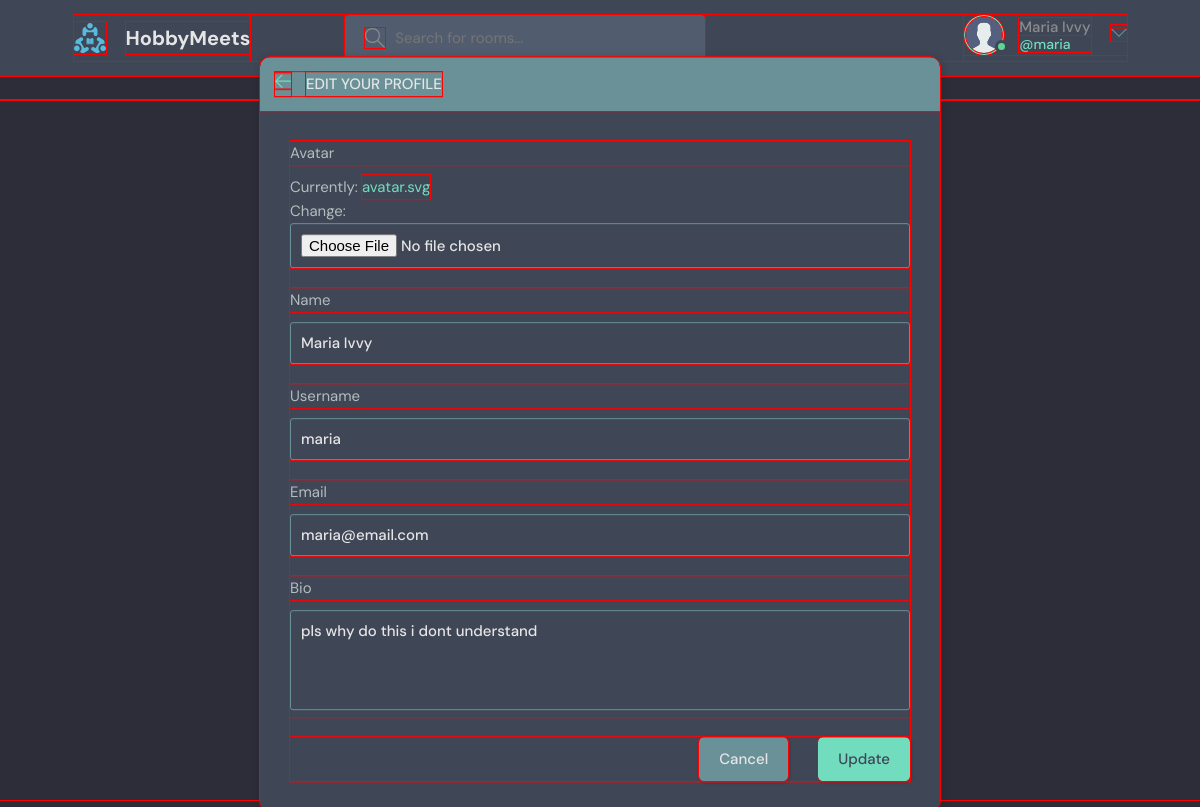
The page /update-user/ (signed in) on the database as committed earlier.
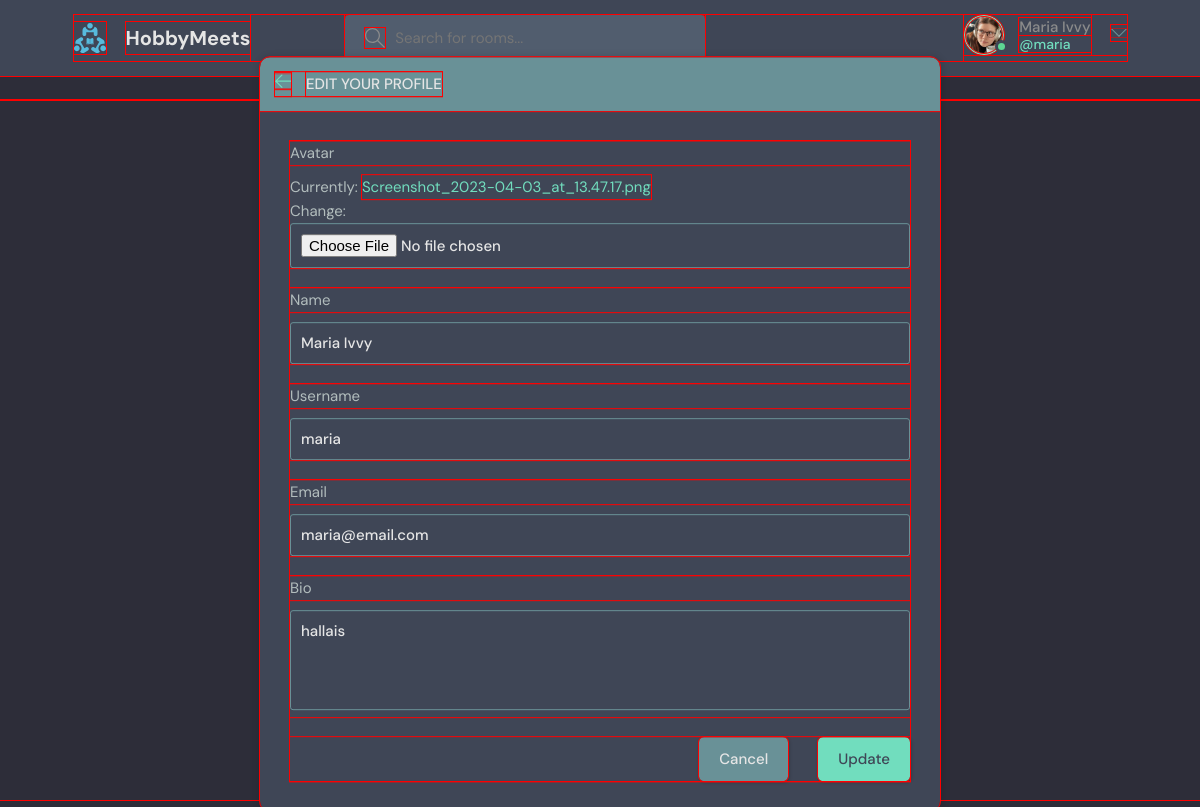
The same page on the database as committed later.
### base/models.py (models this page shows)
class User(AbstractUser):
    name = models.CharField(max_length=200, null=True)
    email = models.EmailField(unique=True, null=True)
    bio = models.TextField(null=True)
    avatar = models.ImageField(null=True, default="avatar.svg") #TODO: fix the avatar to be something more fun, ideally a few that are randomly assigned
    USERNAME_FIELD = 'email' # override orig. User and set email as login info
    REQUIRED_FIELDS = []

### base/views.py (the view)
# urls.py: path('update-user/', views.updateUser, name="update-user"),
@login_required(login_url='login')
def updateUser(request):
    user = request.user
    form = UserForm(instance=user)
    if request.method == 'POST':
        form = UserForm(request.POST, request.FILES, instance=user) #request.FILES lets us process files (eg.imgs), not just simple datatypes
        if form.is_valid():
            form.save()
            return redirect('user-profile', pk=user.id)
    return render(request, 'base/update_user.html', {'form': form})

### base/forms.py
class UserForm(ModelForm): #form that lets user edit own info on profile
    class Meta:
        model = User
        fields = ['avatar', 'name', 'username', 'email', 'bio']

### base/context_processors.py (called while the page is built)
def globalVars(request):
    topics = Topic.objects.all()
    top_topics = Topic.objects.all()[0:5] #lazy way of making above request work in the template:))
    total_room_count = Room.objects.all().count()
    context = {'topics': topics, 'total_room_count': total_room_count, 'top_topics': top_topics}
    return context

### base/templates/base/update_user.html (shortened to what this page needs)
{% extends 'main.html' %}
{% block content %}
    <main class="update-account layout">
        <div class="container">
            <div class="layout__box">
                <div class="layout__boxHeader">
                    <div class="layout__boxTitle">
                        <a href="{{request.META.HTTP_REFERER}}">
                            <svg version="1.1" xmlns="http://www.w3.org/2000/svg" width="32" height="32"
                              viewBox="0 0 32 32">
                              <title>arrow-left</title>
                              <path
                                  d="M13.723 2.286l-13.723 13.714 13.719 13.714 1.616-1.611-10.96-10.96h27.625v-2.286h-27.625l10.965-10.965-1.616-1.607z">
                              </path>
                            </svg>
                        </a>
                        <h3>Edit your profile</h3>
                    </div>
                </div>
                <div class="layout__body">
                  <form class="form" action="" method="POST" enctype="multipart/form-data">
                    {% for field in form %}
                    <div class="form__group">
                        <label for="profile_pic">{{field.label}}</label>
                        {{field}}
                    </div>
                    {% endfor %}
                    <div class="form__action">
                        <a class="btn btn--dark" href="{{request.META.HTTP_REFERER}}">Cancel</a>
                        <button class="btn btn--main" type="submit">Update</button>
                    </div>
                  </form>
                </div>
            </div>
        </div>
    </main>
    {% endblock content %}

### templates/navbar.html (shortened to what this page needs)
{% load static %}
<header class="header header--loggedIn">
    <div class="container">
      <a href="{% url 'home' %}" class="header__logo">
        <img src="{% static 'images/logo.svg' %}" />
        <h1>HobbyMeets</h1>
      </a>
      <form class="header__search" method="GET" action="{% url 'home' %}">
        <label>
          <input name = "q" placeholder="Search for rooms..." />
        </label>
      </form>
      <nav class="header__menu">
        {% if request.user.is_authenticated %}
        <div class="header__user">
          <a href="{% url 'update-user' %}">
            <div class="avatar avatar--medium active">
              <img src="{{request.user.avatar.url}}" />
            </div>
            <p>{{request.user.name}} <span>@{{request.user.username}}</span></p>
          </a>
          <button class="dropdown-button">
            <svg version="1.1" xmlns="http://www.w3.org/2000/svg" width="32" height="32" viewBox="0 0 32 32">
              <title>chevron-down</title>
              <path d="M16 21l-13-13h-3l16 16 16-16h-3l-13 13z"></path>
            </svg>
          </button>
        </div>
        {% else %}
        <a href="{% url 'login' %}">
          <img src="{% static 'images/avatar.svg' %}" />
          <p>Log in</p>
        </a>
        {% endif %}
      </nav>
    </div>
  </header>

Rows that differ between the two databases and show on the page:
changed User "Maria Ivvy": user.avatar: picture added in place of a placeholder; bio "pls why do this i dont understand" → "hallais"
Other text that changed with them:
text no longer shown: "Currently: avatar.svg Change:"
text now shown: "Currently: Screenshot_2023-04-03_at_13.47.17.png Change:"
